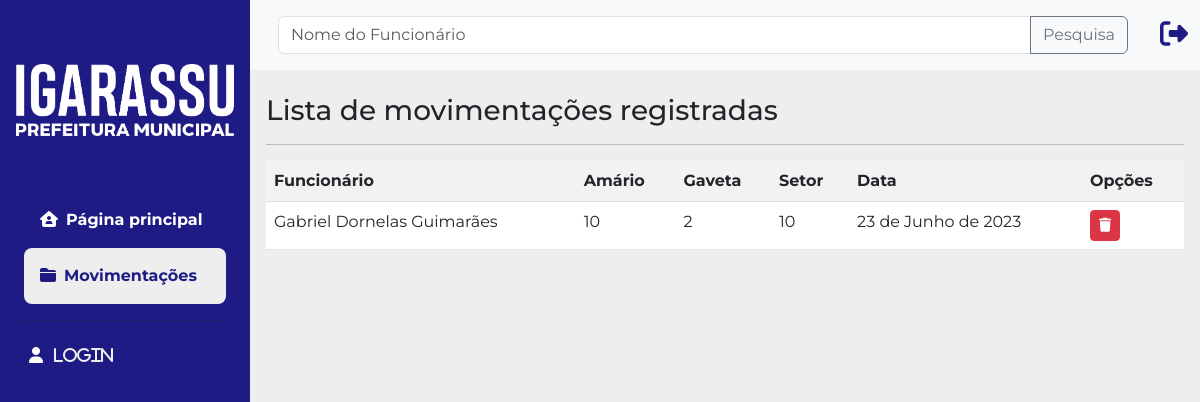
/listar/movimentacao/, run on the app's committed database.
### cadastros/models.py (models this page shows, shortened)
class Movimentacao(models.Model):
    setor = models.CharField(max_length=15, verbose_name="Setor")
    data = models.DateField(default=datetime.date.today)
    funcionario = models.ForeignKey(Funcionario, on_delete=models.PROTECT)

class Funcionario(models.Model):
    VINCULO_CHOICES = (
        ('C', 'Comissionado'),
        ('CO', 'Contratado'),
        ('CN', 'Concursado'),
    )
    nome = models.CharField(max_length=50)
    matricula = models.CharField(max_length=6, verbose_name="Matrícula")
    cpf = models.IntegerField(verbose_name="CPF", max_length=11)
    vinculo = models.CharField(max_length=12, verbose_name="Vínculo", choices=VINCULO_CHOICES)
    armario = models.IntegerField(verbose_name="Armário")
    gaveta = models.IntegerField(verbose_name="Gaveta")
    situacao = models.BooleanField(default=True, help_text="Marcado para Ativo. ")

### cadastros/views.py (the view)
# urls.py: path('listar/movimentacao/', MovimentacaoList.as_view(), name="listar-movimentacao"),
class MovimentacaoList(ListView):
    model = Movimentacao
    template_name = 'cadastros/listas/movimentacao.html'

### cadastros/templates/cadastros/listas/movimentacao.html
{% extends 'paginas/modelo.html' %}
{% load static %}
{% block conteudo %}
<h3>Lista de movimentações registradas</h3>
<hr>
<div class="table-responsive">
    <table class="table table-striped">
        <tr>
            <th>Funcionário</th>
            <th>Amário</th>
            <th>Gaveta</th>
            <th>Setor</th>
            <th>Data</th>
            <th>Opções</th>
        </tr>
        {% for movimentacao in object_list %}
        <tr>
            <td>{{ movimentacao.funcionario.nome}}</td>
            <td>{{ movimentacao.funcionario.armario }}</td>
            <td>{{ movimentacao.funcionario.gaveta }}</td>
            <td>{{ movimentacao.setor }}</td>
            <td>{{ movimentacao.data|date }}</td>
            <td>
                <a href="{% url 'excluir-movimentacao' movimentacao.pk %}" class="btn btn-danger btn-sm" title="Rastrear"><i class="fa-solid fa-trash"></i></a>
            </td>
        </tr>
        {% empty %}
        <tr>
            <td colspan="8">Nenhum campo registrado</td>
        </tr>
        {% endfor %}
    </table>
</div>
{% endblock %}

### static/css/style.css (style rules this page uses)
body { background: #eee; font-family: 'Montserrat', sans-serif; }

### data on the page
Movimentacao: funcionario.nome "Gabriel Dornelas Guimarães", funcionario.armario "10", funcionario.gaveta "2", setor "10", data "23 de Junho de 2023"
